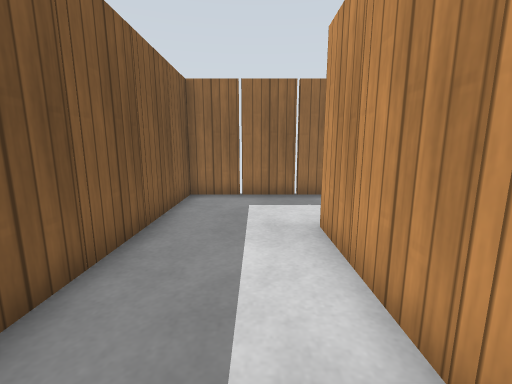
view 1 (above)

24 first-person views from a walk through a world built for the Gazebo simulator. The camera is 0.86 m above the floor, tilts 10° down and sees 90° across. The floor is counted in squares, 0.5 m on a side. Each view is taken from the middle of a square. On the plan, view 1 faces up. The plan holds only what a view shows up to about 14 squares ahead; the rest is blank. Gazebo's built-in surfaces are drawn with simple patterns.

view 2
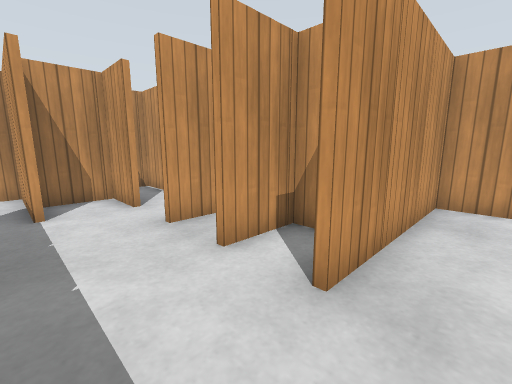

view 3
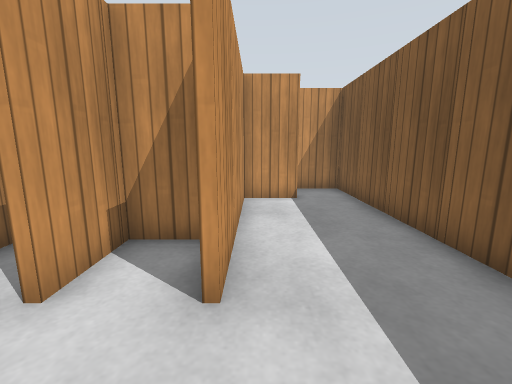

view 4
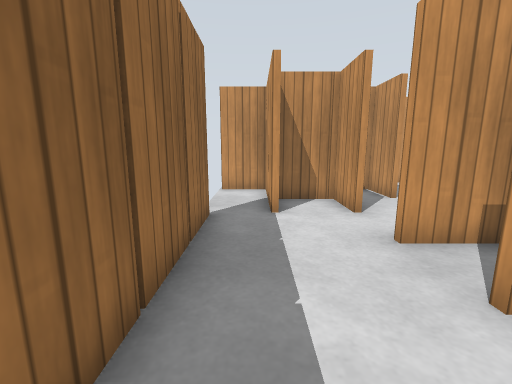

view 5
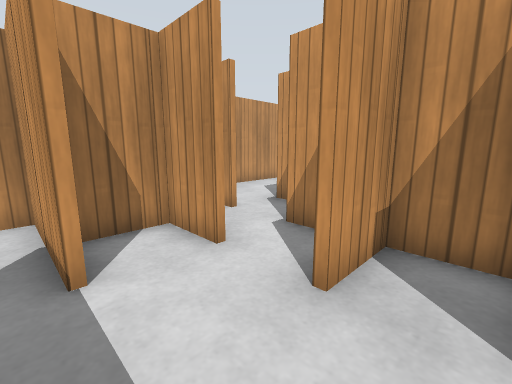

view 6
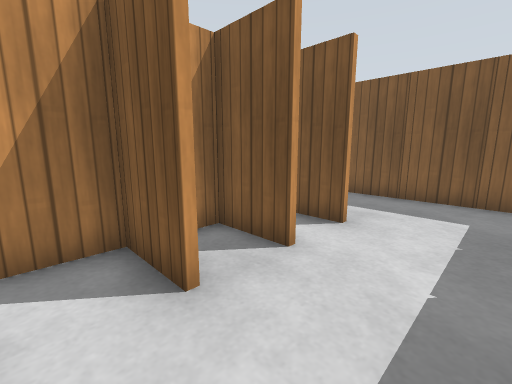

view 7
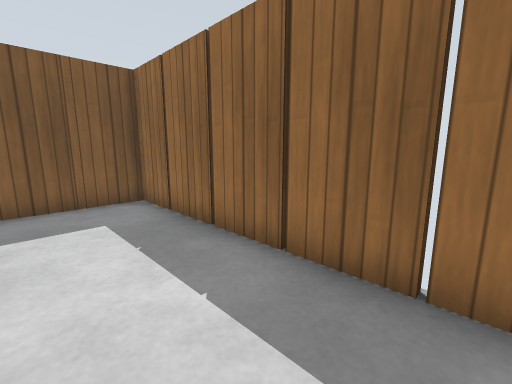

view 8
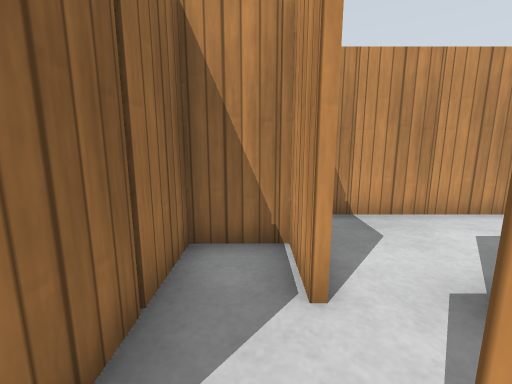

view 9
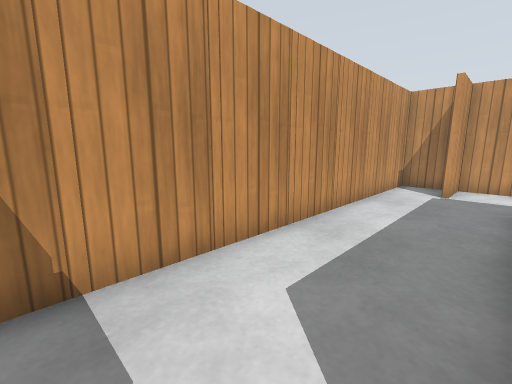

view 10
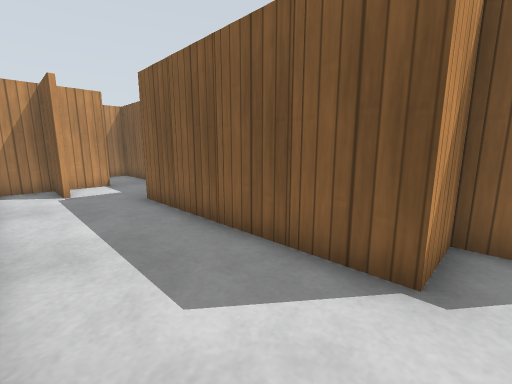

view 11
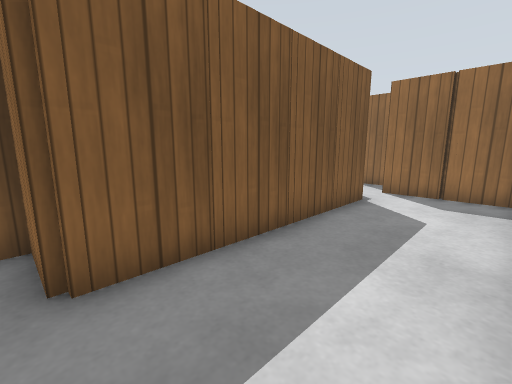

view 12
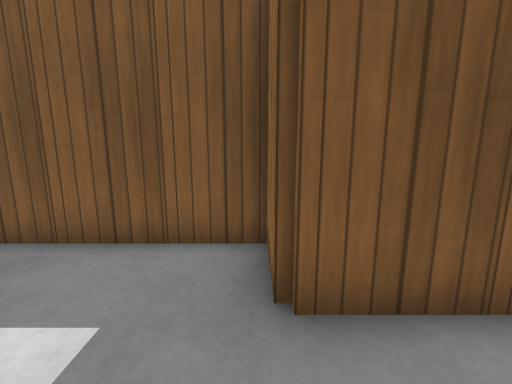

view 13
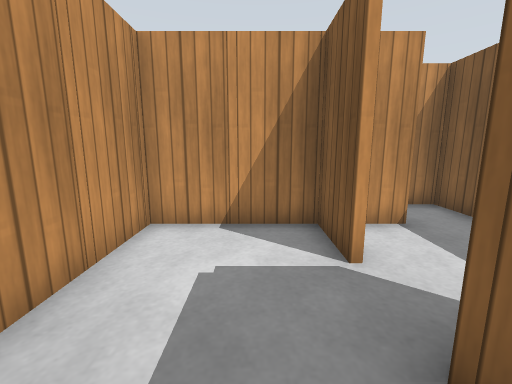

view 14
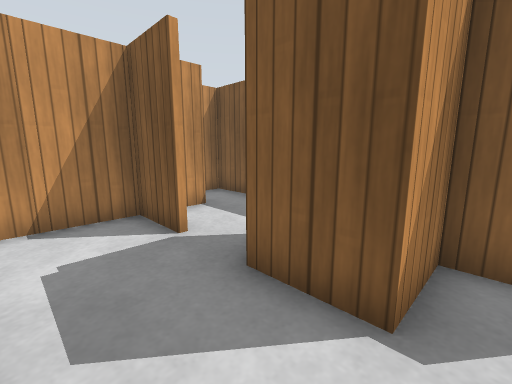

view 15
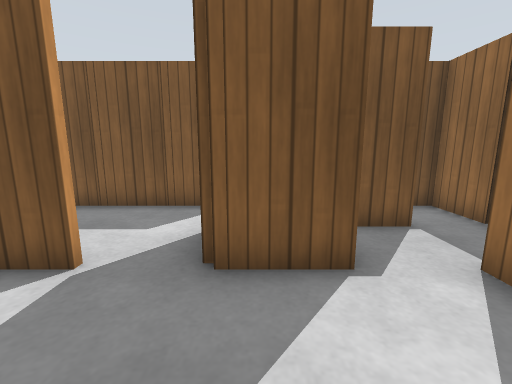

view 16
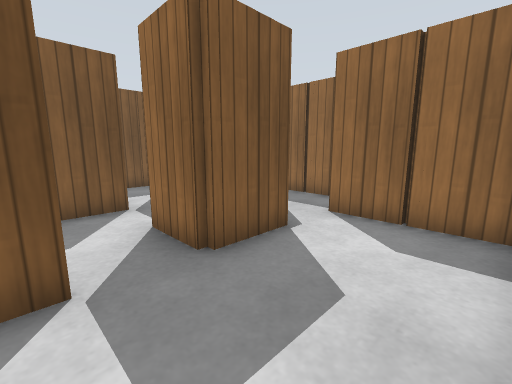

view 17
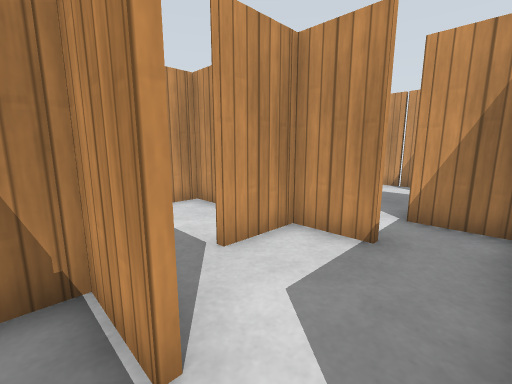

view 18
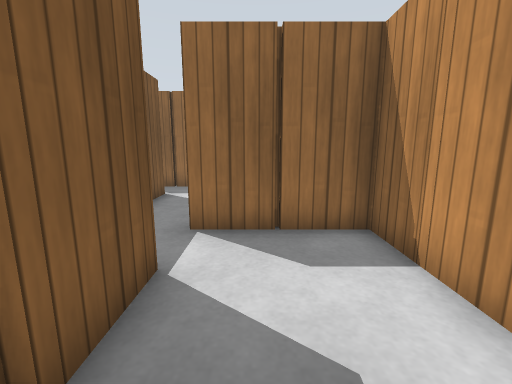

view 19
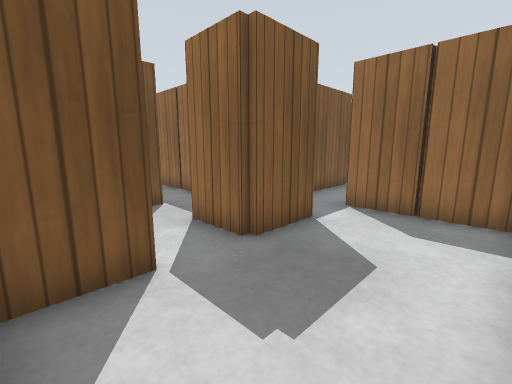

view 20
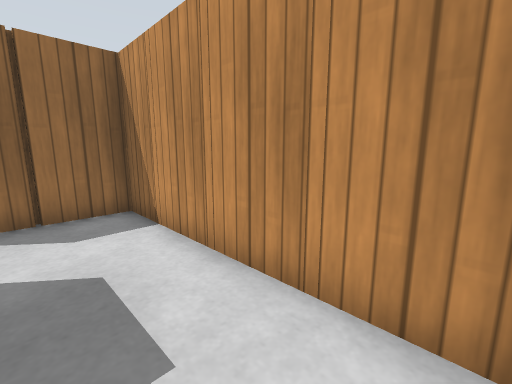

view 21
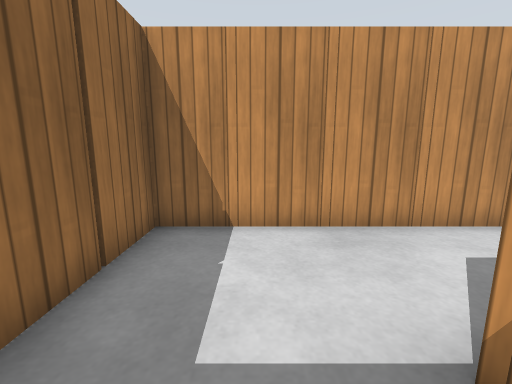

view 22
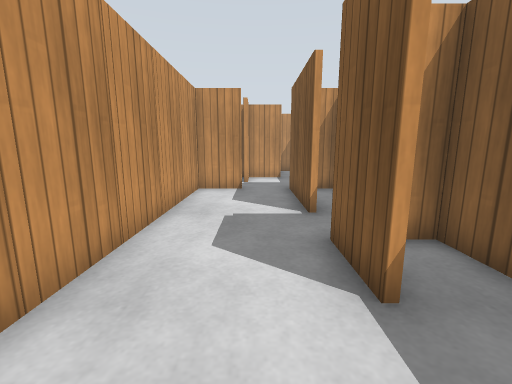

view 23
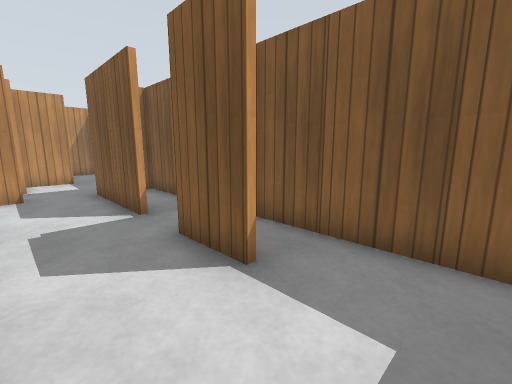

view 24
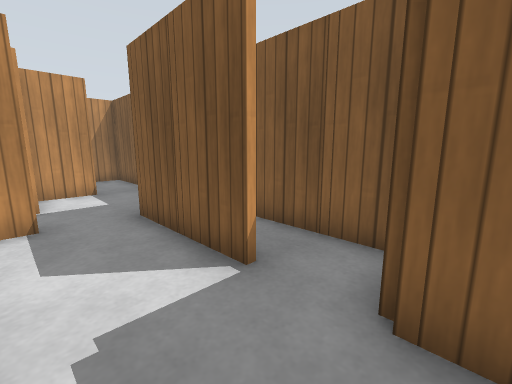

### Floor plan
Points are (right, up) in squares from view 1. A wall is a line through its corners. A room is listed if a view was taken in it or the views show most of it. See-through windows are left out.
Room 1 (views 1, 2, 3, 4, 5, 6, 7, 21, 22, 23, 24)
walls: (-2.4, 2.6) (-2.4, 1.5); (-2.4, 4.6) (-2.4, 3.5); (-2.4, 0.6) (-2.4, -0.5); (-2.4, 6.6) (-2.4, 5.4); (-0.5, -0.6) (1.4, -0.6) (1.4, 5.5); (2, 3.4) (5.9, 3.4); (1.6, 5.5) (1.6, 4); (-6.4, 1.5) (-6.4, -0.5); (-6.4, 5.5) (-6.4, 3.5); (3.4, 3.5) (3.4, 5.5); (-2.6, -2.5) (-2.6, 9.2); (-4.5, -2.6) (-1.6, -2.6); (3.6, 5.5) (3.6, 3.5); (-2.4, 9.2) (-2.4, 7.4); (-6.4, -1.4) (-6.4, -2.5); (-8.4, 2.8) (-8.4, -1.5); (-8.5, 3.4) (-7.8, 3.4); (5.4, 3.5) (5.4, 5.5); (-8.4, 7.5) (-8.4, 4.5); (5.6, 5.5) (5.6, 4.5); (-8.5, -2.6) (-7.5, -2.6); (-4.6, -5.6) (-4.6, -5); (7.5, 5.4) (9.4, 5.4) (9.4, 7.4); (-5.5, -6.6) (-4.6, -6.6); (7.5, 9.2) (-5.6, 9.2)
ways out: opening at (7, 5) to room 2; opening at (-1, -1) to room 4; opening at (-6, -5); opening at (7, 8)
objects: wooden post (-9, -2); wooden post (-9, 0); wooden post (-9, 2); wooden post (-9, 4); wooden post (-9, 6); wooden post (-9, 8); wooden post (-6, -3); wooden post (-6, -1); wooden post (-6, 3); wooden post (-4, 9); other object (-3, -2); wooden post (-2, -1); wooden post (-2, 1); wooden post (-2, 3); wooden post (-2, 5); wooden post (-2, 7); wooden post (0, 9); wooden post (1, 0); wooden post (1, 4); wooden post (2, 1); wooden post (2, 9); wooden post (3, 4); wooden post (4, 9); wooden post (5, 4); wooden post (6, 9); wooden post (9, 6)
Room 2 (view 8)
walls: (9.5, 3.4) (11.4, 3.4) (11.4, 5.2) (8, 5.2); (5.9, 3.4) (7.6, 3.4); (5.6, 4.5) (5.6, 3.5)
ways out: opening at (7, 5) to room 1; opening at (9, 3) to room 3
objects: wooden post (10, 5); wooden post (11, 4)
Room 3 (views 9, 10, 11, 12, 13, 14, 15, 16)
walls: (9.6, -3.4) (9.6, -4.5); (9.6, -1.4) (9.6, -2.5); (9.6, -5.4) (9.6, -6.5); (9.2, 1.2) (5.5, 1.2); (5.6, -4.5) (5.6, -6.5); (8.5, 1.4) (9.6, 1.4) (9.6, -0.6); (6, -6.6) (9.4, -6.6) (9.4, -3.4); (11.6, -8.5) (11.6, -10.5); (4.5, -0.6) (5.6, -0.6) (5.6, -2.5); (13.1, 3.2) (9.5, 3.2); (10.5, -10.6) (13.4, -10.6) (13.4, 2.2); (11.4, -10.5) (11.4, -8.5); (3.6, 1.5) (3.6, -0.5)
ways out: opening at (9, 3) to room 2; opening at (10, -9) to room 5; opening at (5, -4) to room 6; opening at (5, 1) to room 7
objects: wooden post (5, -3) to (6, -2); wooden post (8, 1); wooden post (9, -1) to (10, 0); wooden post (10, -7); wooden post (10, -5); wooden post (10, -3); other object (11, -10); wooden post (12, 3); other object (13, -10); wooden post (14, -9); wooden post (14, -7); wooden post (14, -5); wooden post (14, -3); wooden post (14, -1); wooden post (14, 1)
Room 4 (view 17)
walls: (1.5, -0.8) (0.8, -0.8); (3.5, -2.6) (5.4, -2.6) (5.4, -1.8); (-1.6, -2.6) (-0.6, -2.6); (-2.4, -1.4) (-2.4, -2.5)
ways out: opening at (-1, -1) to room 1; opening at (3, -3) to room 6
objects: wooden post (2, -1); wooden post (4, -1)
Room 5 (views 18, 19, 20)
walls: (7.6, -11.4) (7.6, -12.5); (9.5, -10.6) (10.5, -10.6); (7.6, -9.4) (7.6, -10.5); (7.4, -14.2) (7.4, -6.8); (7.6, -6.8) (7.6, -8.5); (9.5, -6.8) (3.5, -6.8); (4.9, -14.4) (6.1, -14.4); (3.6, -12.5) (3.6, -14.2); (3.6, -8.6) (3.6, -10.5)
ways out: opening at (10, -9) to room 3; opening at (4, -8) to room 6; opening at (4, -12)
objects: wooden post (3, -11) to (4, -10); wooden post (6, -14); wooden post (6, -7); wooden post (8, -13); wooden post (8, -11); wooden post (8, -9); wooden post (12, -11)
Room 6 (no view inside)
walls: (3.5, -6.6) (6, -6.6); (5.4, -6.5) (5.4, -4.5); (5.5, -2.8) (3.5, -2.8); (1.6, -7.4) (1.6, -8.5); (1.6, -2.5) (1.6, -6.5); (2.4, -8.6) (3.6, -8.6)
ways out: opening at (5, -4) to room 3; opening at (3, -3) to room 4; opening at (4, -8) to room 5
objects: wooden post (2, -5); wooden post (5, -6)
Room 7 (no view inside)
walls: (3.5, 3.2) (1.6, 3.2)
ways out: opening at (5, 1) to room 3
objects: wooden post (3, 0); wooden post (4, 3); wooden post (6, 3); wooden post (7, 2)

Positions as (right, up) in squares from view 1, and headings:
1: (0, 0), facing up
2: (0, 8), facing down-right
3: (1, 8), facing down
4: (1, 8), facing right
5: (4, 8), facing down-right
6: (7, 8), facing down-left
7: (6, 6), facing up-left
8: (7, 4), facing right
9: (10, 2), facing down-right
10: (13, 2), facing down-left
11: (13, -7), facing up-left
12: (12, -7), facing left
13: (7, -1), facing down
14: (8, 0), facing down-left
15: (9, -2), facing left
16: (9, -5), facing up-left
17: (2, -2), facing down-right
18: (5, -12), facing up
19: (7, -14), facing up-left
20: (5, -14), facing up-right
21: (-8, 7), facing right
22: (-5, 8), facing down
23: (-4, 8), facing down-left
24: (-4, 4), facing down-left
